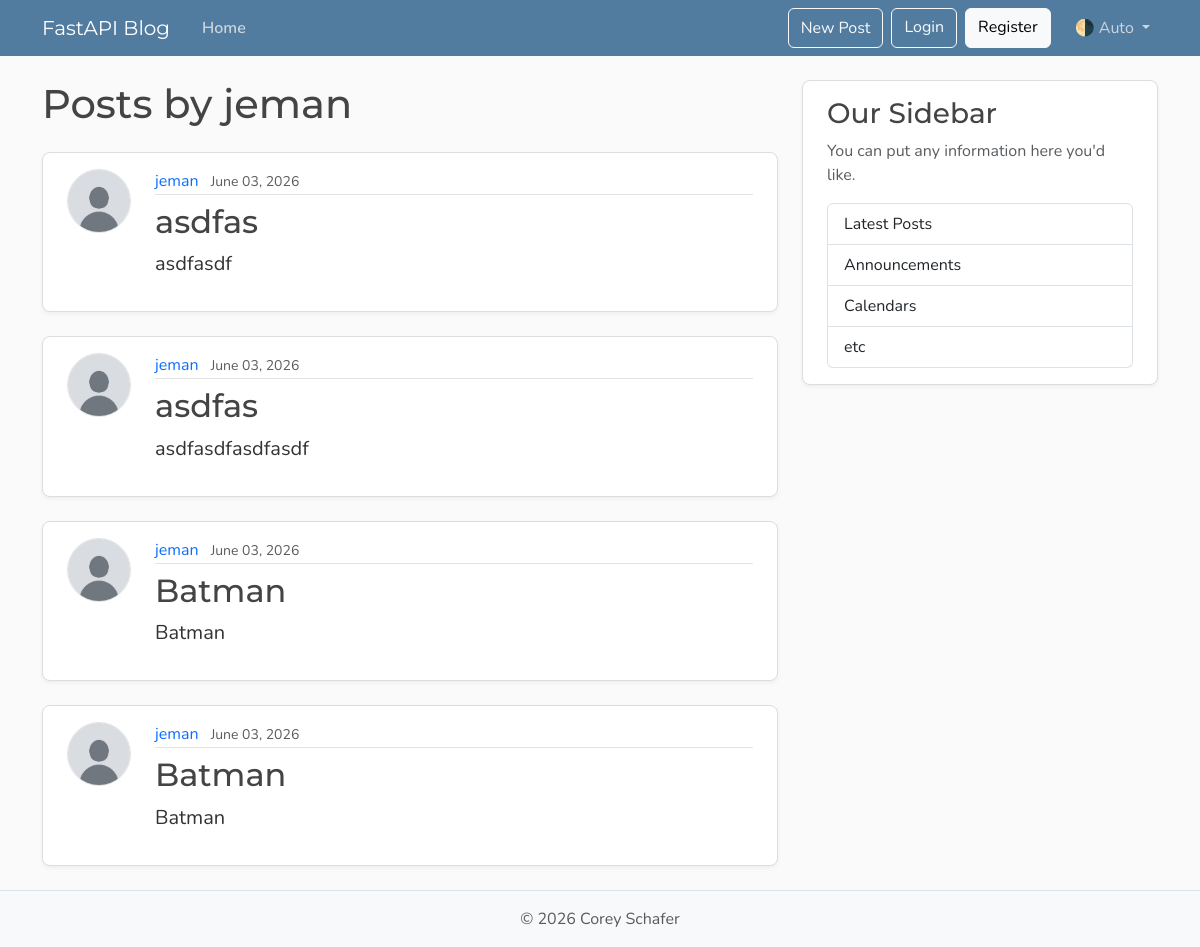
The page /users/1/posts on the database its author committed.
### models.py (models this page shows, shortened)
class User(Base):
    __tablename__                 = "users"
    id :       Mapped[int]        = mapped_column(Integer, primary_key=True, index=True)
    username:  Mapped[str]        = mapped_column(String(50), unique=True, nullable=False)
    email:     Mapped[str]        = mapped_column(String(120), unique=True, nullable=False)
    image_file:Mapped[str|None]   = mapped_column(String(200), nullable=True, default=None)
    posts:     Mapped[list[Post]] = relationship(back_populates="author")

class Post(Base):
    __tablename__                 = 'posts'
    id :         Mapped[int]      = mapped_column(Integer, primary_key=True, index=True)
    title:       Mapped[str]      = mapped_column(String(100),nullable=False)
    content:     Mapped[str]      = mapped_column(Text, nullable=False)
    user_id:     Mapped[int]      = mapped_column(ForeignKey("users.id"),nullable=False, index=True)
    date_posted: Mapped[datetime] = mapped_column(DateTime(timezone=True),default=lambda:datetime.now(UTC))
    author:      Mapped[User]     = relationship(back_populates="posts")

### main.py (the view)
@app.get("/users/{user_id}/posts", include_in_schema=False, name="user_posts")
async def user_posts_page(request: Request, user_id: int, db: Annotated[AsyncSession, Depends(get_db)]):
    result = await db.execute(select(models.User).where(models.User.id == user_id))
    user = result.scalars().first()
    if not user:
        raise HTTPException(
            status_code=status.HTTP_404_NOT_FOUND,
            detail="User not found",
        )
    result = await db.execute(
        select(models.Post)
        .options(selectinload(models.Post.author))
        .where(models.Post.user_id == user_id),
    )
    posts = result.scalars().all()
    return templates.TemplateResponse(
        request,
        "user_posts.html",
        {"posts": posts, "user": user, "title": f"{user.username}'s Posts"},
    )

### templates/user_posts.html
{% extends "layout.html" %}
{% block content %}
    <h1 class="mb-4">Posts by {{ user.username }}</h1>
    {% for post in posts %}
        <article class="content-section py-3 px-4 mb-4">
            <div class="d-flex align-items-start gap-4">
                <img class="rounded-circle article-img flex-shrink-0"
                     src="{{ post.author.image_path }}"
                     alt="{{ post.author.username }}'s profile picture"
                     width="64"
                     height="64"
                     loading="lazy">
                <div class="flex-grow-1">
                    <div class="article-metadata mb-2">
                        <a class="me-2"
                           href="{{ url_for('user_posts', user_id=post.author.id) }}">{{ post.author.username }}</a>
                        <small class="text-body-secondary">{{ post.date_posted.strftime("%B %d, %Y") }}</small>
                    </div>
                    <h2>
                        <a class="article-title"
                           href="{{ url_for('post_page', post_id=post.id) }}">{{ post.title }}</a>
                    </h2>
                    <p class="article-content">{{ post.content }}</p>
                </div>
            </div>
        </article>
    {% else %}
        <p class="text-body-secondary">No posts by this user yet.</p>
    {% endfor %}
{% endblock content %}

### static/css/main.css (style rules this page uses)
:root { --font-heading: "Montserrat", system-ui, -apple-system, BlinkMacSystemFont, sans-serif; --font-body: "Nunito", system-ui, -apple-system, BlinkMacSystemFont, sans-serif; --color-bg-body: #fafafa; --color-bg-content: #ffffff; --color-text-primary: #333333; --color-text-heading: #444444; --color-steel: #527c9f; --color-nav-link: #cbd5db; --color-nav-link-hover: #ffffff; --color-link-hover: #428bca; --color-border: #dddddd; --color-border-light: #e3e3e3; --spacing-xl: 5rem; --article-img-size: 4rem; --account-img-size: 7.813rem; }
body { font-family: var(--font-body); background: var(--color-bg-body); color: var(--color-text-primary); }
h1, h2, h3, h4, h5, h6 { font-family: var(--font-heading); color: var(--color-text-heading); }
a { text-decoration: none; }
.content-section { background: var(--color-bg-content); border: 1px solid var(--color-border); border-radius: 0.5rem; box-shadow: 0 2px 4px rgba(15, 23, 42, 0.05); transition: box-shadow 0.15s ease, transform 0.15s ease, border-color 0.15s ease; }
.article-title { color: var(--color-text-heading); transition: color 0.2s ease-in-out; }
.article-content { white-space: pre-line; font-size: 1.25rem; }
.article-img { height: var(--article-img-size); width: var(--article-img-size); flex-shrink: 0; object-fit: cover; border: 1px solid var(--color-border-light); box-shadow: 0 0 0 2px var(--color-bg-content); }
.article-metadata { padding-bottom: 0.063rem; border-bottom: 1px solid var(--color-border-light); }
.article-metadata a { transition: color 0.2s ease-in-out; }

### rows shown on the page
User: username "jeman"
Post: author.username "jeman", date_posted "June 03, 2026", title "asdfas", content "asdfasdf"
Post: author.username "jeman", date_posted "June 03, 2026", title "asdfas", content "asdfasdfasdfasdf"
Post: author.username "jeman", date_posted "June 03, 2026", title "Batman", content "Batman"
Post: author.username "jeman", date_posted "June 03, 2026", title "Batman", content "Batman"
